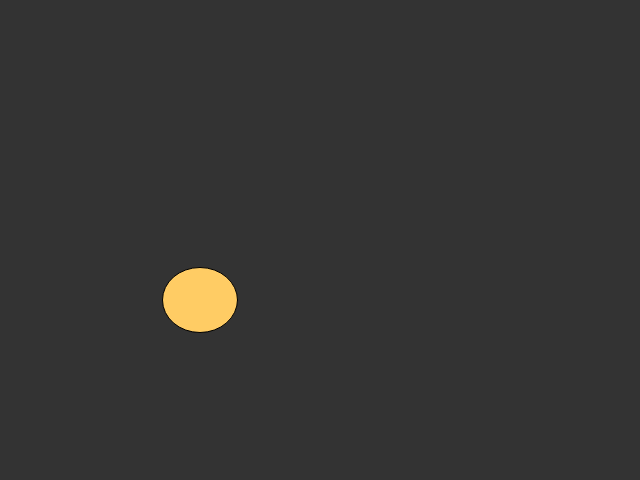
Frame 1 (no input)
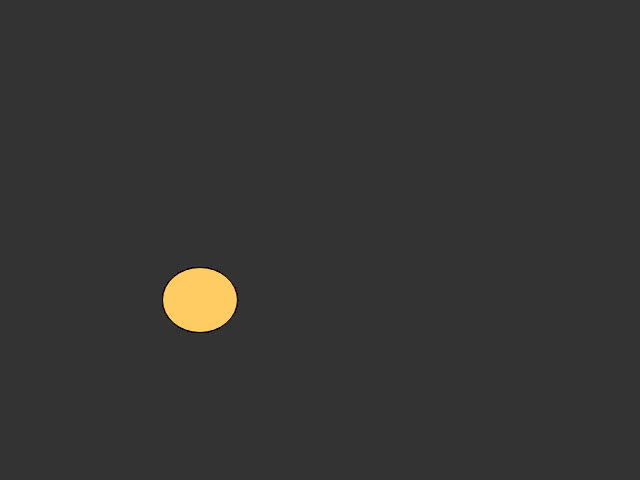
Frame 60 (no input)
Frame 120 (the mouse pressed at the canvas centre since frame 60): identical to frame 60, image omitted

The p5.js sketch that drew these frames (run headless with seeded random() and noise() and a simulated clock; from frame 60 on, the mouse is pressed at the canvas centre):

// p5.js sketch
// ── sketch.js
function setup() {
  createCanvas(640,480)
  background(51);
}

function draw() {
  fill(255,204,100); //added color by using fill, it comes before the shape
  ellipse(200,300,75,65);
  
}
